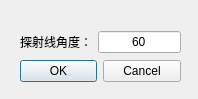
<?xml version="1.0" encoding="UTF-8"?>
<ui version="4.0">
 <class>TancexianDlg</class>
 <widget class="QDialog" name="TancexianDlg">
  <property name="geometry">
   <rect>
    <x>0</x>
    <y>0</y>
    <width>198</width>
    <height>99</height>
   </rect>
  </property>
  <property name="windowTitle">
   <string>Dialog</string>
  </property>
  <widget class="QWidget" name="layoutWidget">
   <property name="geometry">
    <rect>
     <x>20</x>
     <y>30</y>
     <width>161</width>
     <height>53</height>
    </rect>
   </property>
   <layout class="QVBoxLayout" name="verticalLayout">
    <item>
     <layout class="QHBoxLayout" name="horizontalLayout">
      <item>
       <widget class="QLabel" name="label">
        <property name="text">
         <string>探射线角度：</string>
        </property>
       </widget>
      </item>
      <item>
       <widget class="QLineEdit" name="EditAngel">
        <property name="text">
         <string>60</string>
        </property>
        <property name="alignment">
         <set>Qt::AlignCenter</set>
        </property>
       </widget>
      </item>
     </layout>
    </item>
    <item>
     <widget class="QDialogButtonBox" name="buttonBox">
      <property name="orientation">
       <enum>Qt::Horizontal</enum>
      </property>
      <property name="standardButtons">
       <set>QDialogButtonBox::Cancel|QDialogButtonBox::Ok</set>
      </property>
     </widget>
    </item>
   </layout>
  </widget>
 </widget>
 <resources/>
 <connections>
  <connection>
   <sender>buttonBox</sender>
   <signal>accepted()</signal>
   <receiver>TancexianDlg</receiver>
   <slot>accept()</slot>
   <hints>
    <hint type="sourcelabel">
     <x>179</x>
     <y>81</y>
    </hint>
    <hint type="destinationlabel">
     <x>157</x>
     <y>274</y>
    </hint>
   </hints>
  </connection>
  <connection>
   <sender>buttonBox</sender>
   <signal>rejected()</signal>
   <receiver>TancexianDlg</receiver>
   <slot>reject()</slot>
   <hints>
    <hint type="sourcelabel">
     <x>179</x>
     <y>81</y>
    </hint>
    <hint type="destinationlabel">
     <x>286</x>
     <y>274</y>
    </hint>
   </hints>
  </connection>
  <connection>
   <sender>EditAngel</sender>
   <signal>textChanged(QString)</signal>
   <receiver>TancexianDlg</receiver>
   <slot>Linput()</slot>
   <hints>
    <hint type="sourcelabel">
     <x>139</x>
     <y>41</y>
    </hint>
    <hint type="destinationlabel">
     <x>98</x>
     <y>49</y>
    </hint>
   </hints>
  </connection>
 </connections>
 <slots>
  <slot>Linput()</slot>
 </slots>
</ui>
